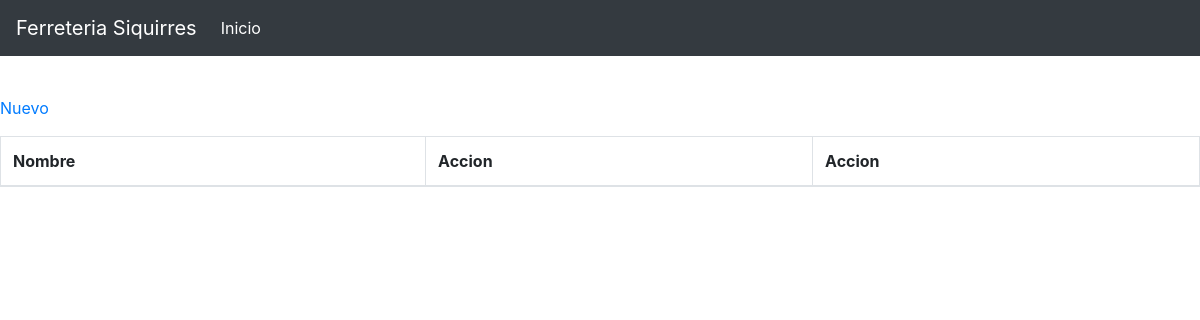
/indexCategoria.php, run on an earlier commit of the app's database.
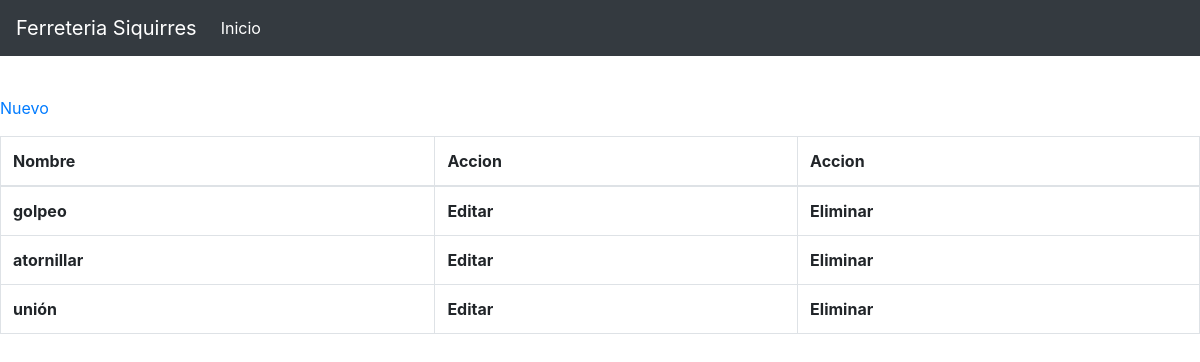
And on a later commit of the database.
### tables this page shows
CREATE TABLE `categoriaProd` (
  `Id_categoria` int(10) UNSIGNED NOT NULL,
  `descripcion_Prod` varchar(255) DEFAULT NULL
);

### Entity.php (called while the page is built, shortened)
<?php
abstract class Entity
{
    public function __construct($request = [])
    {
        $this->database = new mysqli('database', 'lamp', 'lamp', 'lamp');
    }
}

### categoria.php (called while the page is built, shortened)
<?php
class categoria extends Entity
{
    protected function init(): void {
        $query = <<<SQL
CREATE TABLE IF NOT EXISTS categoriaProd (
  Id_categoria int(10) UNSIGNED AUTO_INCREMENT PRIMARY KEY,
  descripcion_Prod varchar(255)
)
SQL;
    }
    public function findAll(): array {
        $query = 'SELECT Id_categoria, descripcion_Prod FROM categoriaProd';
        $result = $this->database->query($query);
        $records = [];
        while ($item = $result->fetch_object()) {
            $records[] = $item;
        }
        return $records;
    }
}

### indexCategoria.php (the view, shortened to what this page needs)
<?php
$categoria = new categoria();
?>
<!DOCTYPE html>
<html lang="en">
<link rel="stylesheet" href="https://stackpath.bootstrapcdn.com/bootstrap/4.4.1/css/bootstrap.min.css">
<head>
</head>
<br>
<br>
<br>
<br>
<div class="form-group">
<a href="/FormularioCategoria.php">Nuevo</a>
</div >
<body>
<?php include("Funciones/menuindex.php")?>
<table class="table table-bordered table-hover">
<thead>
<tr>
      <th scope="col">Nombre</th>
      <th scope="col">Accion</th>
      <th scope="col">Accion</th>
    </tr>
</thead>
<?php foreach ($categoria->findAll() as $item): ?>
<tr>
    <th><?php echo $item->descripcion_Prod?></th>
   <th>Editar</th>
   <th>Eliminar</th>
  </tr>
<?php endforeach; ?>
</table>
</body>
</html>

What changed in the data, as far as the page shows it:
added categoriaprod: descripcion_Prod "golpeo"
added categoriaprod: descripcion_Prod "atornillar"
added categoriaprod: descripcion_Prod "unión"
